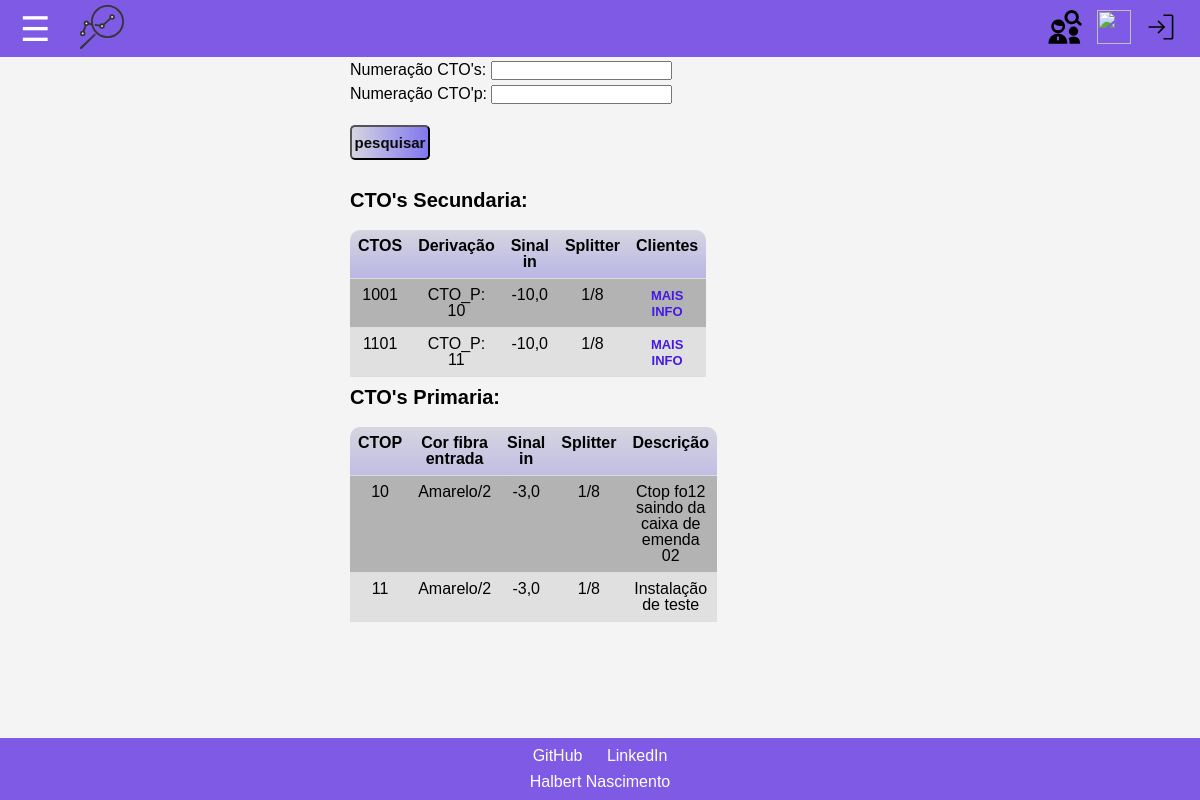
Before: /get/pesquisa_cto/ with the older database file.
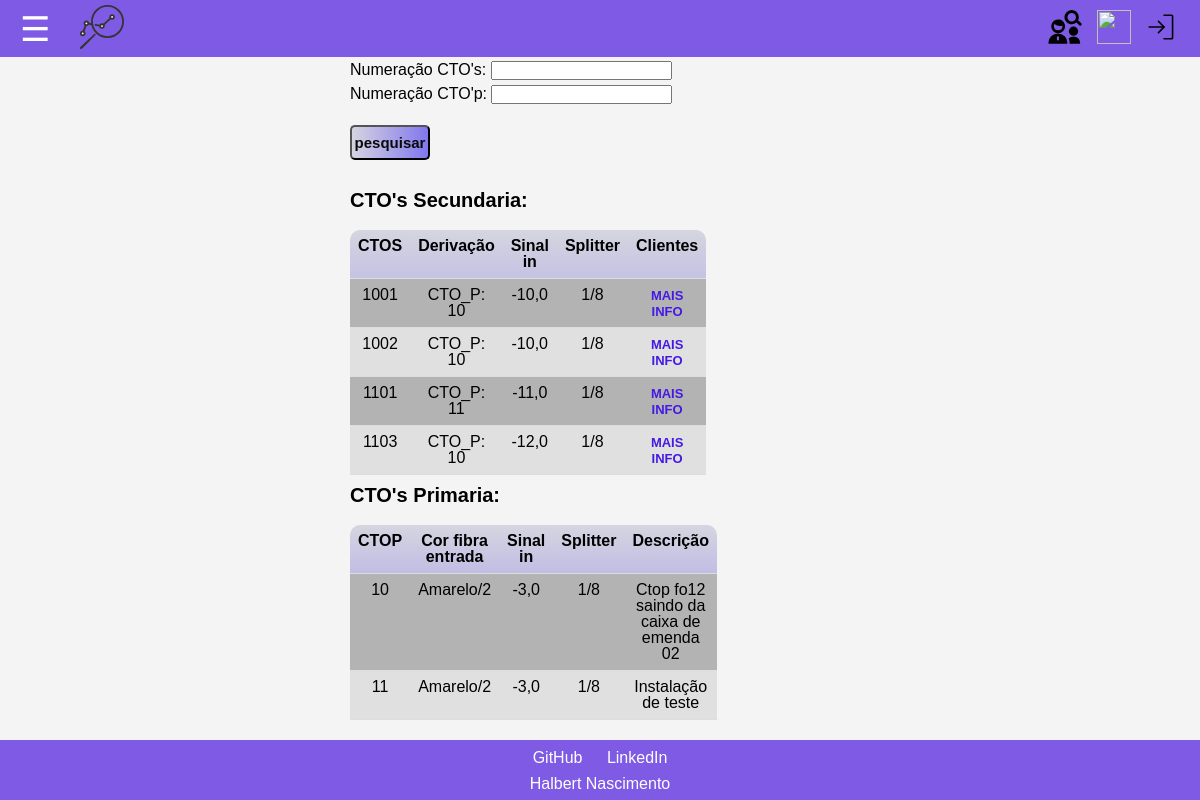
After: the same page with the newer database file.
### CTO_manager/models.py (models this page shows, shortened)
class CtoSecundaria(models.Model):
  numeracao = models.IntegerField() # Numero de identificacao da CTO secundaria
  descricao = models.TextField(blank=True, null=True, verbose_name='Descricao detalhada') # Informacoes detalhadas e observacoes sobre a CTO
  sinal_entrada = models.FloatField() # Referencia para o sinal que esta chegando na caixa (futura implementacao para verificar atenuacoes na rota)
  splitter = models.ForeignKey(Splitter, on_delete=models.CASCADE) # Pre-requisito: cadastro do splitter; o tamanho do splitter define quantos cliente a caixa pode ter
  derivacao_ctoPrimaria = models.ForeignKey(CtoPrimaria, on_delete=models.CASCADE) # Pre-requisito: cadastro da cto primaria. buscar caixar com identificador da ctop
  metragem = models.IntegerField(default=0) # tamanho do cabo que foi utilizado para instalacao
  clientes = models.ManyToManyField(Cliente, blank=True) # Este e o tipo de campo que define uma relacao de muitos-para-muitos com o modelo Cliente.

class CtoPrimaria(models.Model):
  numeracao = models.IntegerField() # Numero de identificacao da CTO primaria
  descricao = models.TextField(blank=True, null=True, verbose_name='Descricao detalhada') # Informacoes detalhadas e observacoes sobre a CTO
  cor_fibra_entrada = models.CharField(max_length=20) # Cor da fibra de entrada para futuras manutencoes na caixa p
  sinal_entrada = models.FloatField() # Referencia para o sinal que esta chegando na caixa (futura implementacao para verificar atenuacoes na rota)
  splitter = models.ForeignKey(Splitter, on_delete=models.CASCADE) # Pre-requisito: cadastro do splitter; o tamanho do splitter define quantas CTOs secundarias a CTO primaria pode ter
  dio = models.TextField(blank=True, null=True, default="não identificado", verbose_name='Identificao DIO') # Descição/ idenficação do DIO de saida
  olt_porta = models.IntegerField(blank=True , null=True) # identificaçã de porta de saida da OLT
  def __str__(self):
    return f"CTO_P: {self.numeracao}" # Retorna uma representacao em texto formatado com a numeracao da CTO primaria

class Splitter(models.Model):
  splitter_tipo = models.IntegerField()

### getData/views.py (the view)
# urls.py: path('pesquisa_cto/', views.pesquisa_cto, name='pesquisa_cto'),
def pesquisa_cto(request):
    template = loader.get_template('getData/pesquisa_cto.html')
    context ={
        'titulo': 'Pesquisar cto',
    }
    numeracao_filtrar = request.GET.get('numeracao')
    numeracao_filtrar_p = request.GET.get('numeracao_p')
    if numeracao_filtrar:
        ctos = CtoSecundaria.objects.filter(numeracao__icontains = numeracao_filtrar)
    else:
        ctos = CtoSecundaria.objects.all()
    if numeracao_filtrar_p:
        ctops = CtoPrimaria.objects.filter(numeracao__icontains = numeracao_filtrar_p)
    else:
        ctops = CtoPrimaria.objects.all()
    context['ctos']=ctos
    context['ctops']=ctops
    return HttpResponse(template.render(context, request))

### getData/templates/getData/pesquisa_cto.html (shortened to what this page needs)
{% extends 'baseNew.html' %}
{% load static %}
{% block extra_head %}
<link rel="stylesheet" href="{% static 'css/pesquisa_clientes.css' %}">
{% endblock %}
{% block content %}
<section class="full_main">
<form class="formulario" action="/get/pesquisa_cto/" method="get">
  <label for="numeracao">Numeração CTO's:</label>
  <input type="number" id="numeracao" name="numeracao">
  <br>
  <label for="numeracao">Numeração CTO'p:</label>
  <input type="number" id="numeracao_p" name="numeracao_p">
  <br>
  <input class="submit" type="submit" value="pesquisar">
</form>
<fieldset class="pesquisa">
  <legend>CTO's Secundaria:</legend>
  <table>
    <tr>
      <th>CTOS</th>
      <th>Derivação</th>
      <th>Sinal in</th>
      <th>Splitter</th>
      <th>Clientes</th>
    </tr>
      {% for cto in ctos %}
        <tr class="tr centralizar">
          <td>{{cto.numeracao}}</td>
          <td>{{cto.derivacao_ctoPrimaria}}</td>
          <td>{{cto.sinal_entrada}}</td>
          <td>1/{{cto.splitter.splitter_tipo}}</td>
          <td class="centralizar"><a href="/get/pesquisa_cto/{{cto.pk}}">Mais info</a></td>
        </tr>
      {%endfor%}
  </table>
</fieldset>
<fieldset class="pesquisa">
  <legend>CTO's Primaria:</legend>
  <table >
    <tr>
      <th>CTOP</th>
      <th>Cor fibra entrada</th>
      <th>Sinal in</th>
      <th>Splitter</th>
      <th>Descrição</th>
    </tr>
      {% for ctop in ctops %}
        <tr class="tr centralizar">
          <td>{{ctop.numeracao}}</td>
          <td>{{ctop.cor_fibra_entrada}}</td>
          <td>{{ctop.sinal_entrada}}</td>
          <td>1/{{ctop.splitter.splitter_tipo}}</td>
          <td>{{ctop.descricao}}</td>
        </tr>
      {%endfor%}
  </table>
</fieldset>
</section>
{% endblock %}

Changed rows visible on the page:
removed CtoSecundaria: numeracao "1101", derivacao_ctoPrimaria "CTO_P: 11", sinal_entrada "-10,0", splitter.splitter_tipo "8"
added CtoSecundaria: numeracao "1002", derivacao_ctoPrimaria "CTO_P: 10", sinal_entrada "-10,0", splitter.splitter_tipo "8"
added CtoSecundaria: numeracao "1101", derivacao_ctoPrimaria "CTO_P: 11", sinal_entrada "-11,0", splitter.splitter_tipo "8"
added CtoSecundaria: numeracao "1103", derivacao_ctoPrimaria "CTO_P: 10", sinal_entrada "-12,0", splitter.splitter_tipo "8"
